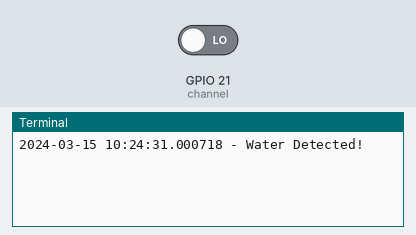
A program run on a simulated Raspberry Pi (BCM pin numbers). On the bench: the last lines printed to the terminal. The inputs (shaded band) are chosen by the test bench; at power-on: GPIO 21 (channel) LOW. The clock reads 2024-03-15 10:24:30 at power-on unless the program sets it.

Above: at 1.2 s.
1.3 s: GPIO 21 (channel) driven HIGH
At 2.8 s:
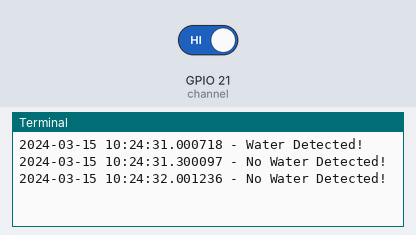
3.5 s: GPIO 21 (channel) driven LOW
At 4.8 s:
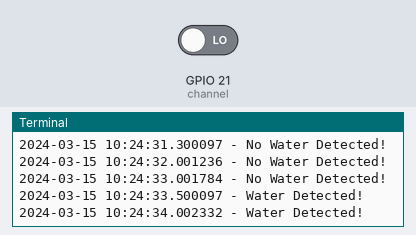
Timing chart, 0 to 6.5 s (numbered marks = the images above; inputs shaded):
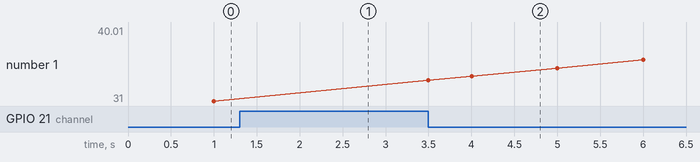

Measured:
- after the input at 1.3 s, the terminal: prints a new line at once (image 1)
- after the input at 3.5 s, the terminal: prints a new line at once (image 2)
- plotted number 1: 31 → 40.01 after the input at 3.5 s

The program:

soil_v2.py
```python
#!/usr/bin/python
import RPi.GPIO as GPIO
import time
import datetime

#GPIO SETUP
channel = 21
GPIO.setmode(GPIO.BCM)
GPIO.setup(channel, GPIO.IN)

def callback(channel):
        if GPIO.input(channel):
                # Input is high
                print str(datetime.datetime.now()) + " - No Water Detected!"
        else:
                # Input is low
                print str(datetime.datetime.now()) + " - Water Detected!"

GPIO.add_event_detect(channel, GPIO.BOTH, bouncetime=300)  # let us know when the pin goes HIGH or LOW
GPIO.add_event_callback(channel, callback)  # assign function to GPIO PIN, Run function on change

# infinite loop
while True:
        time.sleep(1)
        if GPIO.input(channel):
                # Input is high
                print str(datetime.datetime.now()) + " - No Water Detected!"
        else:
                # Input is low
                print str(datetime.datetime.now()) + " - Water Detected!"
```
